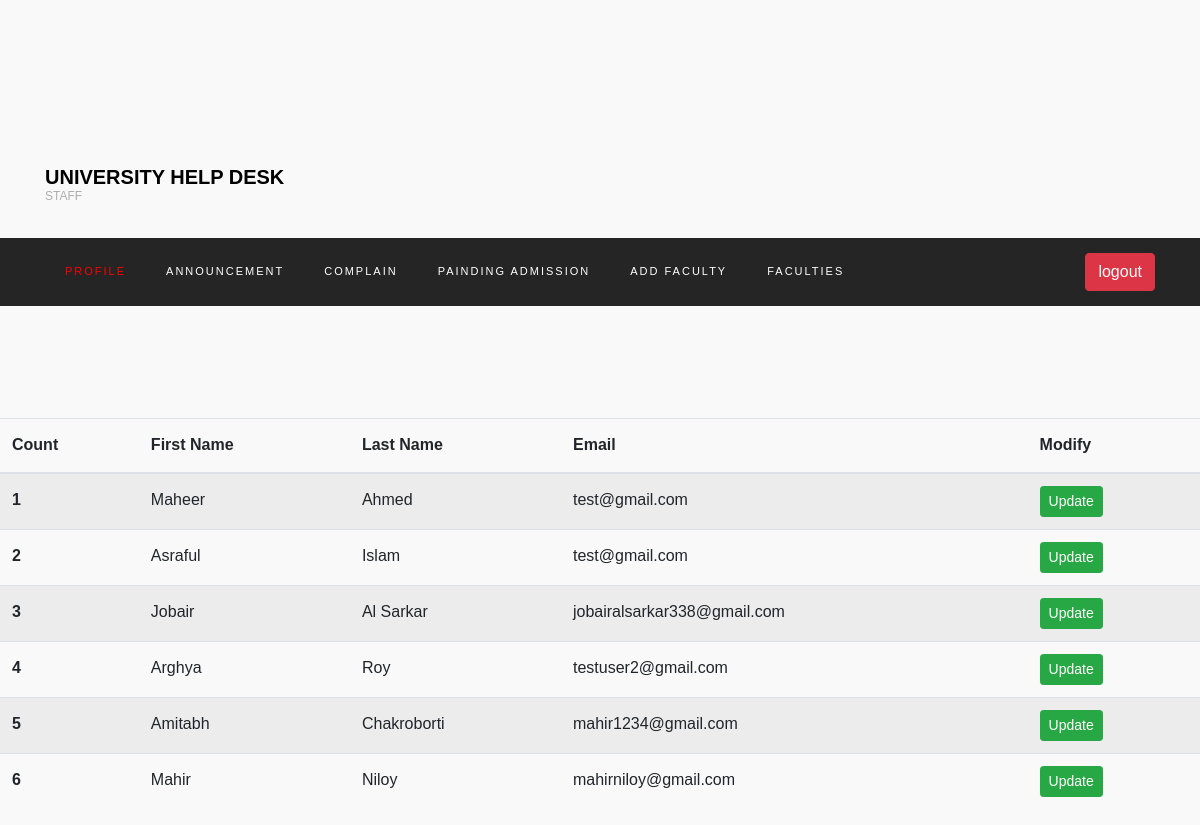
Screenshot of /staff-faculty-list/ with the database file from the repository.
### login/models.py (models this page shows, shortened)
class Faculty(models.Model):
    user = models.OneToOneField(User, on_delete=models.CASCADE)
    faculty_initial = models.CharField(
        max_length=10, unique=True, blank=True, null=True)
    first_name = models.CharField(max_length=200, blank=True, null=True)
    last_name = models.CharField(max_length=200, blank=True, null=True)
    email = models.EmailField(max_length=200, blank=True, null=True)
    phone = models.CharField(max_length=200, blank=True, null=True)
    department = models.CharField(max_length=200, blank=True, null=True)
    joined_date = models.DateField(default=datetime.now, blank=True)

### login/views.py (the view)
# urls.py: path('staff-faculty-list/', views.see_faculty_list, name='staff_see_faculty'),
def see_faculty_list(request):
    faculties = Faculty.objects.all()
    return render(request, 'see_faculty_list.html', {"faculties":faculties})

### templates/see_faculty_list.html
{%extends 'staff_base.html'%}
{%block main-content%}
<section>
    <table class="table table-striped">
        <thead>
          <tr>
            <th scope="col">Count</th>
            <th scope="col">First Name</th>
            <th scope="col">Last Name</th>
            <th scope="col">Email</th>
            <th scope="col">Modify</th>
          </tr>
        </thead>
        <tbody>
            {%for faculty in faculties%}
          <tr>
            <th scope="row">{{forloop.counter}}</th>
            <td>{{faculty.first_name}}</td>
            <td>{{faculty.last_name}}</td>
            <td>{{faculty.email}}</td>
            <td><a href="{%url 'staff_update_faculty' faculty.id %}" class="btn btn-sm btn-success">Update</a></td>
          </tr>
        {%endfor%}
        </tbody>
      </table>
</section>
{%endblock main-content%}

### templates/staff_base.html (shortened to what this page needs)
{% load static %}
<!DOCTYPE html>
<html lang="en">
  <head>
    <link
      rel="stylesheet"
      href="{% static 'https://stackpath.bootstrapcdn.com/font-awesome/4.7.0/css/font-awesome.min.css' %}"
    />
    <link rel="stylesheet" href="{% static '/home/css/style.css' %}" />
    <link rel="stylesheet" href="{% static '/profile/style.css' %}" />
  </head>
  <body>
    <section class="ftco-section">
      <div class="container">
        <div class="row justify-content-center">
        </div>
      </div>
      <div class="container">
        <div class="row justify-content-between">
          <div class="col">
            <a class="navbar-brand" href="/staff-profile/">
              University Help Desk <span>Staff</span></a
            >
          </div>
        </div>
      </div>
      <nav
        class="navbar navbar-expand-lg navbar-dark ftco_navbar bg-dark ftco-navbar-light"
        id="ftco-navbar"
      >
        <div class="container">
          <div class="collapse navbar-collapse" id="ftco-nav">
            <ul class="navbar-nav mr-auto">
              <li class="nav-item active">
                <a href="/staff-profile/" class="nav-link">Profile</a>
              </li>
              <li class="nav-item">
                <a href="/staff-announcement-view/" class="nav-link"
                  >Announcement</a
                >
              </li>
              <li class="nav-item">
                <a href="/complain-staff-view/" class="nav-link">Complain</a>
              </li>
              <li class="nav-item">
                <a href="/approval-staff-view/" class="nav-link"
                  >Painding Admission</a
                >
              </li>
              <li class="nav-item">
                <a href="{%url 'staff_add_faculty' %}" class="nav-link"
                  >Add Faculty</a
                >
              </li>
              <li class="nav-item">
                <a href="{%url 'staff_see_faculty'%}" class="nav-link">Faculties</a>
              </li>
            </ul>
          </div>
          <button type="button" class="btn btn-danger">
            <a href="{% url 'staff_logout' %}" style="color: rgb(252, 252, 252)"
              >logout</a
            >
          </button>
        </div>
      </nav>
    </section>
    {%block main-content%}
    {%endblock main-content%}
  </body>
</html>

### static/profile/style.css (style rules this page uses)
body { background-color: #f9f9fa }

### rows the page displays
Faculty: first_name "Maheer", last_name "Ahmed", email "test@gmail.com"
Faculty: first_name "Asraful", last_name "Islam", email "test@gmail.com"
Faculty: first_name "Jobair", last_name "Al Sarkar", email "jobairalsarkar338@gmail.com"
Faculty: first_name "Arghya", last_name "Roy", email "testuser2@gmail.com"
Faculty: first_name "Amitabh", last_name "Chakroborti", email "mahir1234@gmail.com"
Faculty: first_name "Mahir", last_name "Niloy", email "mahirniloy@gmail.com"
